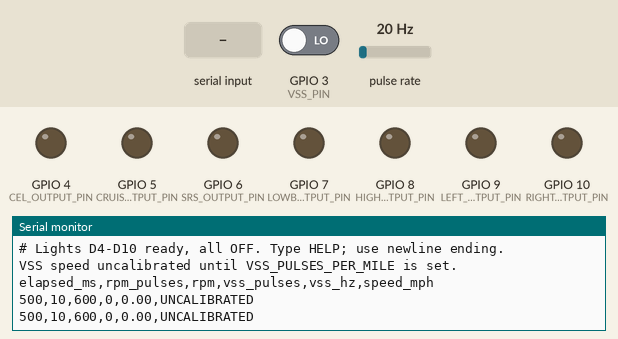
Recording of a sketch running on a simulated ESP32. Shown: output pins drawn as LEDs (lit = HIGH), the last lines printed to the serial monitor. Wiring (inferred from the names in the program): pulse sensor: data GPIO 2. The inputs (shaded band) are chosen by the test bench; at power-on: GPIO 3 (VSS_PIN) LOW, pulse rate 20 Hz.

Above: at 1.2 s.
1.3 s: "HELP\n" received over Serial
At 1.46 s:
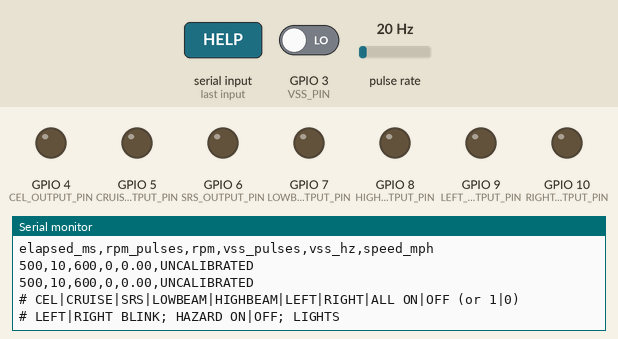
2.8 s: "LIGHTS\n" received over Serial
At 2.96 s:
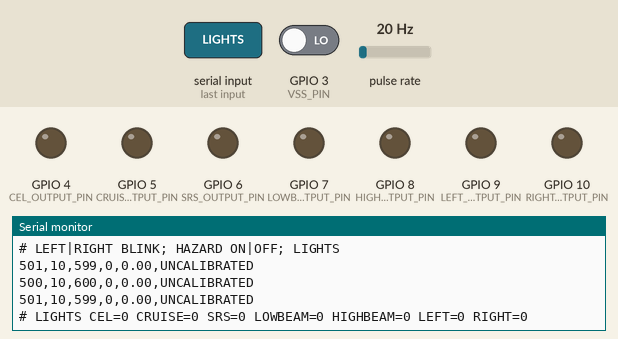
4.3 s: "LEFT\n" received over Serial
At 4.46 s:
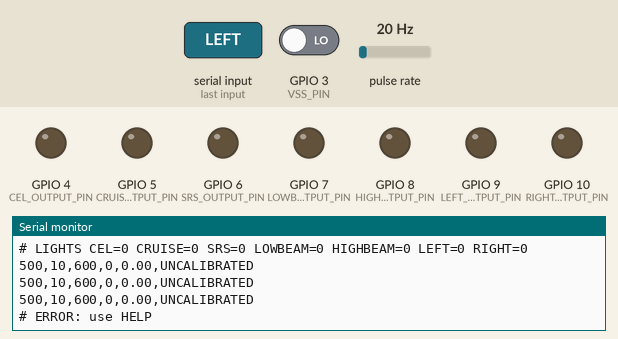

Measured:
- after the input at 1.3 s, the serial monitor: prints a new line at once (image 1)
- after the input at 2.8 s, the serial monitor: prints a new line at once (image 2)
- after the input at 4.3 s, the serial monitor: prints a new line at once (image 3)

The sketch:

RSX_Cluster.ino
```cpp
#include "Config.h"
#include "RPM.h"
#include "VSS.h"
#include "Lights.h"

unsigned long lastSampleMs = 0;

void setup() {
  Serial.begin(115200);
  initLights();
  initRPM();
  initVSS();
  lastSampleMs = millis();
  Serial.println(F("RSX Cluster | RPM D2 | VSS D3"));
  Serial.println(F("# Lights D4-D10 ready, all OFF. Type HELP; use newline ending."));
  Serial.println(F("VSS speed uncalibrated until VSS_PULSES_PER_MILE is set."));
  Serial.println(F("elapsed_ms,rpm_pulses,rpm,vss_pulses,vss_hz,speed_mph"));
}

void loop() {
  serviceLightCommands();
  const unsigned long now = millis();
  const unsigned long elapsed = now - lastSampleMs;
  if (elapsed < SAMPLE_INTERVAL_MS) return;

  // Snapshot/reset each channel (slight timing skew is acceptable here).
  const unsigned long rpmPulses = takeRPMPulses();
  const unsigned long vssPulses = takeVSSPulses();
  lastSampleMs = now;

  const float rpm = calculateRPM(rpmPulses, elapsed);
  const float vssHz = calculateVSSHz(vssPulses, elapsed);
  const float mph = calculateSpeedMph(vssHz);

  Serial.print(elapsed);
  Serial.print(',');
  Serial.print(rpmPulses);
  Serial.print(',');
  Serial.print(rpm, 0);
  Serial.print(',');
  Serial.print(vssPulses);
  Serial.print(',');
  Serial.print(vssHz, 2);
  Serial.print(',');
  if (mph < 0) Serial.println(F("UNCALIBRATED"));
  else Serial.println(mph, 2);
}
```

Lights.cpp
```cpp
#include <Arduino.h>
#include <string.h>
#include "Config.h"
#include "Lights.h"

namespace {
struct Light {
  const char* name;
  uint8_t pin;
  uint8_t onLevel;
  bool enabled;
  bool blinking;
};

Light lights[] = {
  {"CEL", CEL_OUTPUT_PIN, CEL_ON_LEVEL, false},
  {"CRUISE", CRUISE_OUTPUT_PIN, CRUISE_ON_LEVEL, false},
  {"SRS", SRS_OUTPUT_PIN, SRS_ON_LEVEL, false},
  {"LOWBEAM", LOWBEAM_OUTPUT_PIN, LOWBEAM_ON_LEVEL, false},
  {"HIGHBEAM", HIGHBEAM_OUTPUT_PIN, HIGHBEAM_ON_LEVEL, false},
  {"LEFT", LEFT_OUTPUT_PIN, LEFT_ON_LEVEL, false},
  {"RIGHT", RIGHT_OUTPUT_PIN, RIGHT_ON_LEVEL, false}
};
char command[48];
uint8_t used = 0;
bool overflow = false;
unsigned long lastBlinkMs = 0;
bool blinkPhase = true;

void setLight(Light& light, bool enabled) {
  digitalWrite(light.pin, enabled ? light.onLevel :
               (light.onLevel == HIGH ? LOW : HIGH));
  light.enabled = enabled;
}

void printStatus() {
  Serial.print(F("# LIGHTS"));
  for (const auto& light : lights) {
    Serial.print(' ');
    Serial.print(light.name);
    Serial.print('=');
    Serial.print(light.enabled ? 1 : 0);
    if (light.blinking) Serial.print(F("(BLINK)"));
  }
  Serial.println();
}

void executeCommand() {
  char* name = strtok(command, " \t");
  if (!name) return;
  char* value = strtok(nullptr, " \t");
  char* extra = strtok(nullptr, " \t");
  if (strcmp(name, "HELP") == 0 && !value) {
    Serial.println(F("# CEL|CRUISE|SRS|LOWBEAM|HIGHBEAM|LEFT|RIGHT|ALL ON|OFF (or 1|0)"));
    Serial.println(F("# LEFT|RIGHT BLINK; HAZARD ON|OFF; LIGHTS"));
    return;
  }
  if (strcmp(name, "LIGHTS") == 0 && !value) {
    printStatus();
    return;
  }
  const bool isTurn = !strcmp(name, "LEFT") || !strcmp(name, "RIGHT");
  const bool hazard = !strcmp(name, "HAZARD");
  if (value && !extra && ((isTurn && !strcmp(value, "BLINK")) ||
      (hazard && (!strcmp(value, "ON") || !strcmp(value, "OFF") ||
                  !strcmp(value, "1") || !strcmp(value, "0"))))) {
    const bool blinking = strcmp(value, "OFF") && strcmp(value, "0");
    lastBlinkMs = millis();
    blinkPhase = true;
    for (auto& light : lights) {
      if ((!strcmp(light.name, "LEFT") || !strcmp(light.name, "RIGHT")) &&
          (hazard || !strcmp(name, light.name))) {
        light.blinking = blinking;
        setLight(light, blinking);
      }
      // Keep all blinking outputs in phase when a second turn is enabled.
      if (light.blinking) setLight(light, true);
    }
    printStatus();
    return;
  }
  if (!value || extra ||
      (strcmp(value, "ON") && strcmp(value, "OFF") &&
       strcmp(value, "1") && strcmp(value, "0"))) {
    Serial.println(F("# ERROR: use HELP"));
    return;
  }
  const bool enabled = !strcmp(value, "ON") || !strcmp(value, "1");
  bool found = false;
  for (auto& light : lights) {
    if (!strcmp(name, light.name) || !strcmp(name, "ALL")) {
      light.blinking = false;
      setLight(light, enabled);
      found = true;
    }
  }
  if (found) printStatus();
  else Serial.println(F("# ERROR: unknown light; use HELP"));
}
}

void initLights() {
  for (auto& light : lights) {
    // Preload the OFF output latch before switching the pin to output.
    setLight(light, false);
    pinMode(light.pin, OUTPUT);
  }
}

void serviceLightCommands() {
  const unsigned long now = millis();
  if (now - lastBlinkMs >= TURN_HALF_PERIOD_MS) {
    lastBlinkMs = now;
    blinkPhase = !blinkPhase;
    for (auto& light : lights) {
      if (light.blinking) setLight(light, blinkPhase);
    }
  }
  // Bounded work per loop so incoming serial traffic cannot starve sampling.
  for (uint8_t budget = 0; budget < 32 && Serial.available(); ++budget) {
    char c = Serial.read();
    if (c == '\r' || c == '\n') {
      if (overflow) Serial.println(F("# ERROR: command too long"));
      else {
        command[used] = '\0';
        executeCommand();
      }
      used = 0;
      overflow = false;
    } else if (!overflow) {
      if (used >= sizeof(command) - 1) overflow = true;
      else {
        if (c >= 'a' && c <= 'z') c -= 'a' - 'A';
        command[used++] = c;
      }
    }
  }
}
```

Lights.h
```cpp
#pragma once

void initLights();
void serviceLightCommands();
```

RPM.cpp
```cpp
#include "RPM.h"
#include "Config.h"

namespace {
volatile unsigned long pulseCount = 0;
volatile unsigned long lastEdgeUs = 0;

void onRpmRise() {
  const unsigned long now = micros();
  if (RPM_MIN_PULSE_US == 0 || (unsigned long)(now - lastEdgeUs) >= RPM_MIN_PULSE_US) {
    ++pulseCount;
    lastEdgeUs = now;
  }
}
}

void initRPM() {
  pinMode(RPM_PIN, INPUT);
  attachInterrupt(digitalPinToInterrupt(RPM_PIN), onRpmRise, RISING);
}

unsigned long takeRPMPulses() {
  noInterrupts();
  const unsigned long result = pulseCount;
  pulseCount = 0;
  interrupts();
  return result;
}

float calculateRPM(unsigned long pulses, unsigned long elapsedMs) {
  if (!elapsedMs || RPM_PULSES_PER_REVOLUTION <= 0) return 0.0f;
  const float hz = (pulses * 1000.0f) / elapsedMs;
  return hz * 60.0f / RPM_PULSES_PER_REVOLUTION;
}
```

RPM.h
```cpp
#pragma once
#include <Arduino.h>
void initRPM();
unsigned long takeRPMPulses();
float calculateRPM(unsigned long pulses, unsigned long elapsedMs);
```

VSS.cpp
```cpp
#include "VSS.h"
#include "Config.h"

namespace {
volatile unsigned long pulseCount = 0;
volatile unsigned long lastEdgeUs = 0;

void onVssRise() {
  const unsigned long now = micros();
  if (VSS_MIN_PULSE_US == 0 || (unsigned long)(now - lastEdgeUs) >= VSS_MIN_PULSE_US) {
    ++pulseCount;
    lastEdgeUs = now;
  }
}
}

void initVSS() {
  pinMode(VSS_PIN, INPUT);
  attachInterrupt(digitalPinToInterrupt(VSS_PIN), onVssRise, RISING);
}

unsigned long takeVSSPulses() {
  noInterrupts();
  const unsigned long result = pulseCount;
  pulseCount = 0;
  interrupts();
  return result;
}

float calculateVSSHz(unsigned long pulses, unsigned long elapsedMs) {
  if (!elapsedMs) return 0.0f;
  return (pulses * 1000.0f) / elapsedMs;
}

float calculateSpeedMph(float vssHz) {
  if (VSS_PULSES_PER_MILE <= 0.0f) return -1.0f;
  return vssHz * 3600.0f / VSS_PULSES_PER_MILE;
}
```

VSS.h
```cpp
#pragma once
#include <Arduino.h>
void initVSS();
unsigned long takeVSSPulses();
float calculateVSSHz(unsigned long pulses, unsigned long elapsedMs);
float calculateSpeedMph(float vssHz);
```

Config.h
```cpp
#pragma once
#include <Arduino.h>

// Arduino UNO / Nano (ATmega328P): D2 and D3 support external interrupts.
constexpr uint8_t RPM_PIN = 2;
constexpr uint8_t VSS_PIN = 3;
constexpr unsigned long SAMPLE_INTERVAL_MS = 500;

// Initial RPM assumption from our earlier project; VERIFY against OBD/tach.
constexpr float RPM_PULSES_PER_REVOLUTION = 2.0f;

// VSS calibration: number of pulses per mile. Set based on GPS/OBD comparison.
// 0 means uncalibrated: VSS frequency is reported but speed is not calculated.
constexpr float VSS_PULSES_PER_MILE = 0.0f;

// Minimum spacing between counted rising edges to reject brief noise spikes.
// Tune to the actual maximum signal frequency; 0 disables filtering.
constexpr unsigned long RPM_MIN_PULSE_US = 100;
constexpr unsigned long VSS_MIN_PULSE_US = 100;

// Logic outputs to EXTERNAL protected lamp drivers, never cluster wires directly.
// HIGH enables a typical active-high transistor/driver input. Change individually
// to LOW for an inverting driver. These are Arduino pins, NOT RSX connector pins.
constexpr uint8_t CEL_OUTPUT_PIN = 4;
constexpr uint8_t CRUISE_OUTPUT_PIN = 5;
constexpr uint8_t SRS_OUTPUT_PIN = 6;
constexpr uint8_t LOWBEAM_OUTPUT_PIN = 7;
constexpr uint8_t HIGHBEAM_OUTPUT_PIN = 8;
constexpr uint8_t CEL_ON_LEVEL = HIGH;
constexpr uint8_t CRUISE_ON_LEVEL = HIGH;
constexpr uint8_t SRS_ON_LEVEL = HIGH;
constexpr uint8_t LOWBEAM_ON_LEVEL = HIGH;
constexpr uint8_t HIGHBEAM_ON_LEVEL = HIGH;
constexpr uint8_t LEFT_OUTPUT_PIN = 9;
constexpr uint8_t RIGHT_OUTPUT_PIN = 10;
constexpr uint8_t LEFT_ON_LEVEL = HIGH;
constexpr uint8_t RIGHT_ON_LEVEL = HIGH;
constexpr unsigned long TURN_HALF_PERIOD_MS = 500;
```
